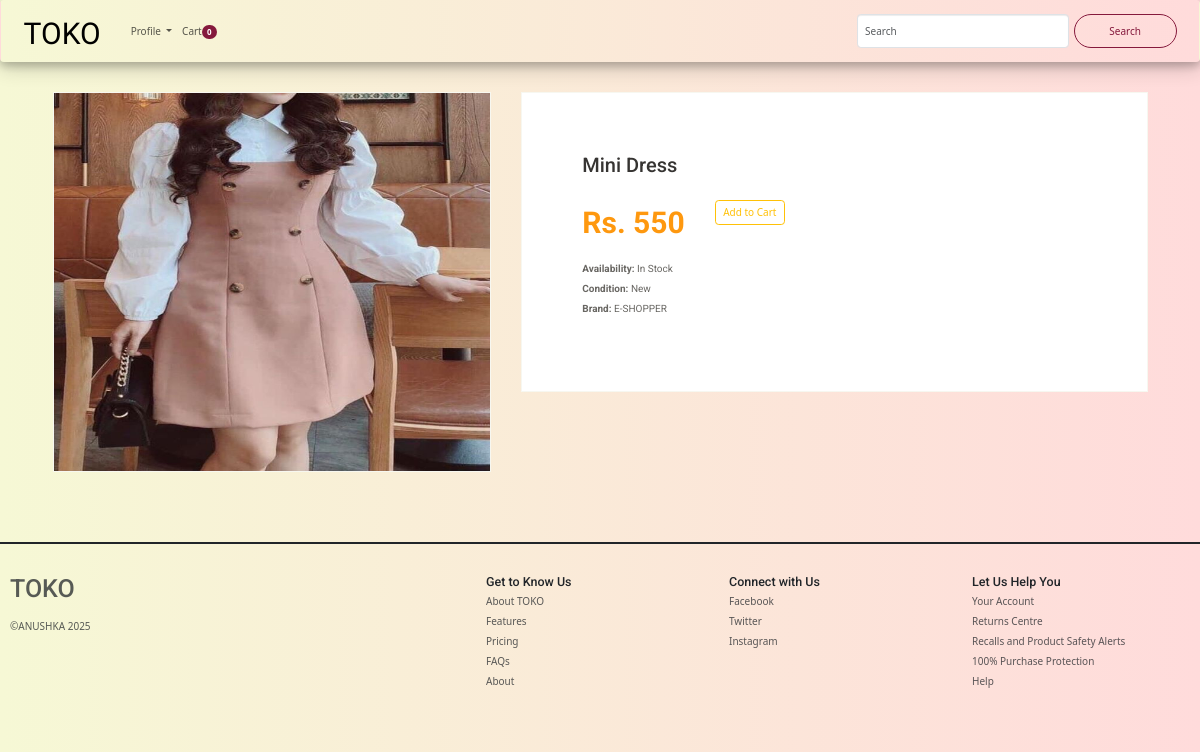
/product/1/, run on the app's committed database.
### TOKO_Main/models.py (models this page shows, shortened)
class Product(models.Model):
    Availability=(('In Stock','In Stock'),('Out of Stock','Out of Stock'))
    image=models.ImageField(upload_to="toko/product_img")
    name=models.CharField(max_length=100)
    price=models.IntegerField()
    availability=models.CharField(choices=Availability,null=True,max_length=100)
    date=models.DateField(auto_now_add=True)

### TOKO_Main/views.py (the view)
# urls.py: path("product/<int:id>/",views.product_detail,name="product"),
def product_detail(request,id):
    product=Product.objects.filter(id=id).first()
    context={
        'product':product,
    }
    return render(request,"product_details.html",context)

### templates/product_details.html (shortened to what this page needs)
{% extends "base.html" %}
{% load cart_tag%}
{% block body %}
<div class="container">
					<div class="product-details">
						<div class="col-sm-5">
							<div class="view-product">
								<img src="/{{product.image}}" alt="" />
							</div>
						</div>
						<div class="col-sm-7">
							<div class="product-information" style="background:#fff">
								<h2>{{product.name}}</h2>
								<span>
									<span>Rs. {{product.price}}</span>
									<a href="{% url 'cart_add' product.id %}"><button type="button" class="btn btn-outline-warning mx-3" name="bag">Add to Cart</button></a>
								</span>
								<p><b>Availability:</b> {{product.availability}}</p>
								<p><b>Condition:</b> New</p>
								<p><b>Brand:</b> E-SHOPPER</p>
							</div>
						</div>
					</div>
</div>
{% endblock %}

### static/css/main.css (style rules this page uses)
body { font-family: 'Roboto', sans-serif; background:; position: relative; font-weight:400px; }
a { -webkit-transition: 300ms; -moz-transition: 300ms; -o-transition: 300ms; transition: 300ms; }
h1, h2, h3, h4, h5, h6 { font-family: 'Roboto', sans-serif; }
.product-details { overflow:hidden; }
.product-details { margin-bottom: 40px; overflow: hidden; margin-top: 10px; }
.view-product { position: relative; }
.view-product img { border: 1px solid #F7F7F0; height: 380px; width: 100%; }
.product-information { border: 1px solid #F7F7F0; overflow: hidden; padding-bottom: 60px; padding-left: 60px; padding-top: 60px; position: relative; }
.product-information h2 { color: #363432; font-family: 'Roboto', sans-serif; font-size: 20px; margin-top: 0; }
.product-information p { color: #696763; font-family: 'Roboto', sans-serif; margin-bottom: 5px; }
.product-information span { display: inline-block; margin-bottom: 8px; margin-top: 18px; }
.product-information span span { color: #FE980F; float: left; font-family: 'Roboto', sans-serif; font-size: 30px; font-weight: 700; margin-right: 20px; margin-top: 0px; }

### data on the page
Product: image (picture), name "Mini Dress", price "550", availability "In Stock"

### other printed values
{{ request.session.cart|length }} "0"
